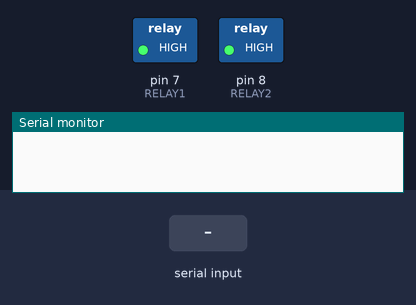
Recording of a sketch running on a simulated Arduino Uno, built with avr-gcc and run on an emulated ATmega328P. Parts: switched loads named in the sketch (green lamp = pin HIGH), the last lines printed to the serial monitor. The inputs (shaded band) are chosen by the test bench.

Above: at 1.2 s.
1.3 s: "a" received over Serial
At 3.5 s:
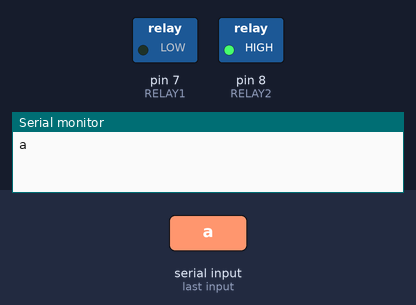
3.8 s: "c" received over Serial
At 6.0 s:
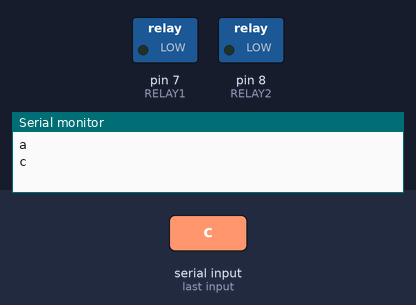
6.3 s: "b" received over Serial
At 8.7 s:
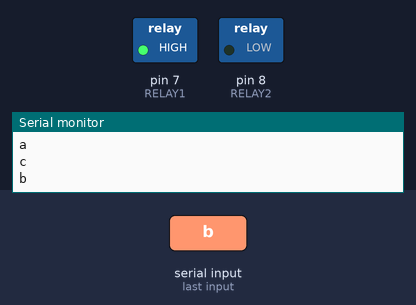
Timing chart, 0 to 10.2 s (numbered marks = the images above; inputs shaded):
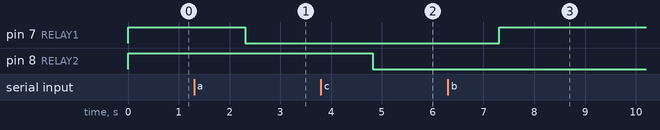

The sketch:

Code.ino
```cpp
int RELAY1 = 7;
int RELAY2 = 8;
String input;

void setup() {
  Serial.begin(9600);
  pinMode(RELAY1,OUTPUT);
  pinMode(RELAY2,OUTPUT);
}
void loop() {
  while (Serial.available()>0){
  delay(10);
    input = Serial.readString();
    Serial.println(input);
    }
  if( input == "a"){
  digitalWrite(RELAY1,0);
    delay(30);
  }
  else if(input == "b"){
    digitalWrite(RELAY1,1);

  }
  else if(input == "c"){
    digitalWrite(RELAY2,0);

  }
  else if(input == "d"){
    digitalWrite(RELAY2,1);
  }
  else{
    digitalWrite(RELAY1,1);
    digitalWrite(RELAY2,1);
  }
}
```

Measured:
- after the input at 1.3 s, pin 7 (RELAY1): HIGH → LOW after 1.0 s
- after the input at 3.8 s, pin 8 (RELAY2): HIGH → LOW after 1.0 s
- after the input at 6.3 s, pin 7 (RELAY1): LOW → HIGH after 1.0 s
